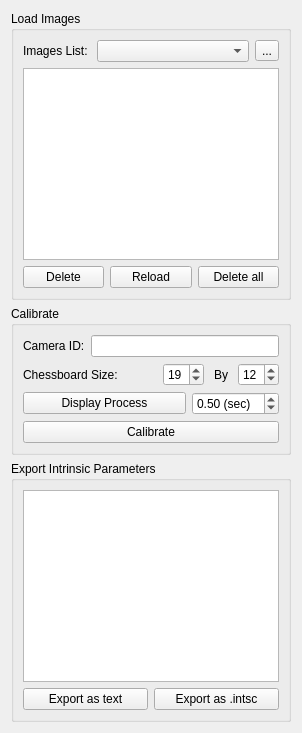
      <widget class="QWidget" name="Calibrate_tab">
       <attribute name="title">
        <string>Calibrate</string>
       </attribute>
       <layout class="QVBoxLayout" name="verticalLayout_15">
        <item>
         <widget class="QGroupBox" name="groupBox_10">
          <property name="title">
           <string>Load Images</string>
          </property>
          <layout class="QVBoxLayout" name="verticalLayout_13">
           <item>
            <layout class="QHBoxLayout" name="horizontalLayout_14">
             <item>
              <widget class="QLabel" name="reload_images_pushButton">
               <property name="text">
                <string>Images List: </string>
               </property>
              </widget>
             </item>
             <item>
              <widget class="QComboBox" name="images_path_comboBox">
               <property name="sizePolicy">
                <sizepolicy hsizetype="Expanding" vsizetype="Fixed">
                 <horstretch>0</horstretch>
                 <verstretch>0</verstretch>
                </sizepolicy>
               </property>
              </widget>
             </item>
             <item>
              <widget class="QToolButton" name="browse_images_pushButton">
               <property name="text">
                <string>...</string>
               </property>
              </widget>
             </item>
            </layout>
           </item>
           <item>
            <widget class="QListWidget" name="loaded_images_list">
             <property name="sizePolicy">
              <sizepolicy hsizetype="Expanding" vsizetype="Expanding">
               <horstretch>1</horstretch>
               <verstretch>0</verstretch>
              </sizepolicy>
             </property>
             <property name="defaultDropAction">
              <enum>Qt::IgnoreAction</enum>
             </property>
             <property name="iconSize">
              <size>
               <width>90</width>
               <height>90</height>
              </size>
             </property>
             <property name="isWrapping" stdset="0">
              <bool>true</bool>
             </property>
             <property name="gridSize">
              <size>
               <width>75</width>
               <height>75</height>
              </size>
             </property>
             <property name="viewMode">
              <enum>QListView::IconMode</enum>
             </property>
             <property name="uniformItemSizes">
              <bool>true</bool>
             </property>
             <property name="sortingEnabled">
              <bool>true</bool>
             </property>
            </widget>
           </item>
           <item>
            <layout class="QHBoxLayout" name="horizontalLayout_15">
             <item>
              <widget class="QPushButton" name="delete_image_pushButton">
               <property name="text">
                <string>Delete</string>
               </property>
              </widget>
             </item>
             <item>
              <widget class="QPushButton" name="reload_pushButton">
               <property name="text">
                <string>Reload</string>
               </property>
              </widget>
             </item>
             <item>
              <widget class="QPushButton" name="delete_all_images_pushButton">
               <property name="text">
                <string>Delete all</string>
               </property>
              </widget>
             </item>
            </layout>
           </item>
          </layout>
         </widget>
        </item>
        <item>
         <widget class="QGroupBox" name="groupBox_11">
          <property name="title">
           <string>Calibrate</string>
          </property>
          <layout class="QVBoxLayout" name="verticalLayout_14">
           <item>
            <layout class="QHBoxLayout" name="horizontalLayout_13">
             <item>
              <widget class="QLabel" name="label_14">
               <property name="sizePolicy">
                <sizepolicy hsizetype="Preferred" vsizetype="Fixed">
                 <horstretch>0</horstretch>
                 <verstretch>0</verstretch>
                </sizepolicy>
               </property>
               <property name="minimumSize">
                <size>
                 <width>0</width>
                 <height>0</height>
                </size>
               </property>
               <property name="text">
                <string>Camera ID:</string>
               </property>
              </widget>
             </item>
             <item>
              <widget class="QLineEdit" name="camera_id_lineEdit"/>
             </item>
            </layout>
           </item>
           <item>
            <layout class="QHBoxLayout" name="horizontalLayout_16">
             <property name="spacing">
              <number>10</number>
             </property>
             <item>
              <widget class="QLabel" name="label_15">
               <property name="sizePolicy">
                <sizepolicy hsizetype="Expanding" vsizetype="Preferred">
                 <horstretch>0</horstretch>
                 <verstretch>0</verstretch>
                </sizepolicy>
               </property>
               <property name="text">
                <string>Chessboard Size:</string>
               </property>
              </widget>
             </item>
             <item>
              <widget class="QSpinBox" name="chess_size_x_spinBox">
               <property name="minimum">
                <number>2</number>
               </property>
               <property name="value">
                <number>19</number>
               </property>
              </widget>
             </item>
             <item alignment="Qt::AlignHCenter">
              <widget class="QLabel" name="label_16">
               <property name="text">
                <string>By</string>
               </property>
              </widget>
             </item>
             <item>
              <widget class="QSpinBox" name="chess_size_y_spinBox">
               <property name="minimum">
                <number>2</number>
               </property>
               <property name="value">
                <number>12</number>
               </property>
              </widget>
             </item>
            </layout>
           </item>
           <item>
            <layout class="QHBoxLayout" name="horizontalLayout_17" stretch="0,0">
             <item>
              <widget class="QPushButton" name="disp_time_pushButton">
               <property name="sizePolicy">
                <sizepolicy hsizetype="Expanding" vsizetype="Fixed">
                 <horstretch>0</horstretch>
                 <verstretch>0</verstretch>
                </sizepolicy>
               </property>
               <property name="text">
                <string>Display Process</string>
               </property>
               <property name="checkable">
                <bool>true</bool>
               </property>
              </widget>
             </item>
             <item>
              <widget class="QDoubleSpinBox" name="img_disp_time_doubleSpinBox">
               <property name="suffix">
                <string> (sec)</string>
               </property>
               <property name="singleStep">
                <double>0.250000000000000</double>
               </property>
               <property name="value">
                <double>0.500000000000000</double>
               </property>
              </widget>
             </item>
            </layout>
           </item>
           <item>
            <widget class="QPushButton" name="single_calibrate_pushButton">
             <property name="text">
              <string>Calibrate</string>
             </property>
            </widget>
           </item>
          </layout>
         </widget>
        </item>
        <item>
         <widget class="QGroupBox" name="groupBox_9">
          <property name="title">
           <string>Export Intrinsic Parameters</string>
          </property>
          <layout class="QVBoxLayout" name="verticalLayout_12">
           <item>
            <widget class="QListWidget" name="camera_intrinsic_list">
             <property name="sizePolicy">
              <sizepolicy hsizetype="Expanding" vsizetype="Minimum">
               <horstretch>0</horstretch>
               <verstretch>0</verstretch>
              </sizepolicy>
             </property>
            </widget>
           </item>
           <item>
            <layout class="QHBoxLayout" name="horizontalLayout_7">
             <item>
              <widget class="QPushButton" name="export_intrinsic_text_pushButton">
               <property name="text">
                <string>Export as text</string>
               </property>
              </widget>
             </item>
             <item>
              <widget class="QPushButton" name="export_intrinsic_mocap_pushButton">
               <property name="text">
                <string>Export as .intsc</string>
               </property>
              </widget>
             </item>
            </layout>
           </item>
          </layout>
         </widget>
        </item>
       </layout>
      </widget>
